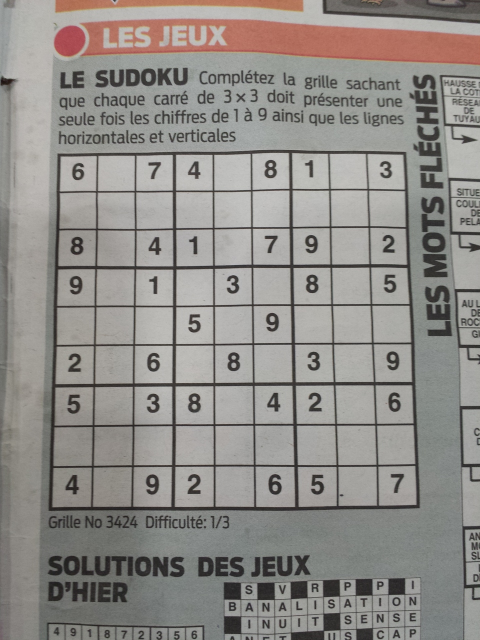
#> input picture sudoku/jpg/image1072.jpg, 960 x 1280 px, found by its file name (shown at 1/2 size)
$ jupyter execute --allow-errors image_processing.ipynb
#> lines starting #> are read from the running program, lines starting #| are printed output that depends on the picture; after the words box and inside, x2 and y2 are one past the last pixel; in counts of white or black regions, pixels touching at a corner belong together
[cell 1]
import cv2 as cv
from matplotlib.pyplot import imshow, show, figure
import numpy as np
import keras
import copy
from array_to_sudoku import *


# [7 lines left out: function cv2_imshow, not called in this run]

[cell 2]
def extract_corners(filename):
#> called with filename = 'sudoku\\jpg\\image1072.jpg'
    kernel = np.ones((3,3),np.uint8)
    #Read original image and grayscale
    img_original = cv.imread(filename)
#> img_original is the input picture: shape (1280, 960, 3); mean B, G, R 136.2, 140.3, 143.6
    img = cv.cvtColor(cv.imread(filename), cv.COLOR_BGR2GRAY)
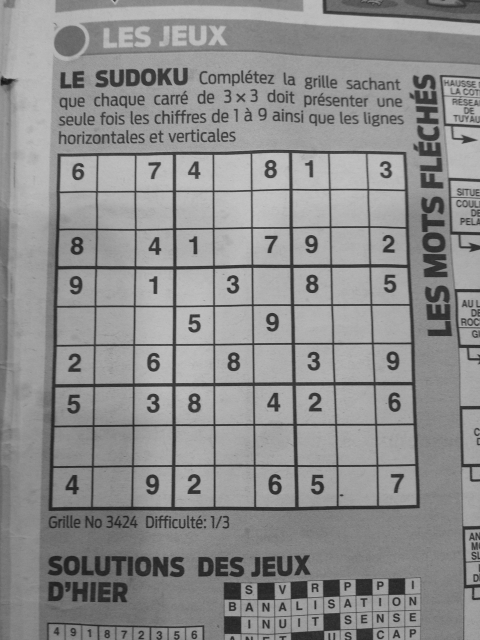
#> img: shape (1280, 960) (shown at 1/2 size); min 21, max 203, mean 140.8
    img_copy = img.copy()


    #Transform in black and white
    imgt = cv.adaptiveThreshold(img,255,cv.ADAPTIVE_THRESH_GAUSSIAN_C, cv.THRESH_BINARY_INV,57,3)
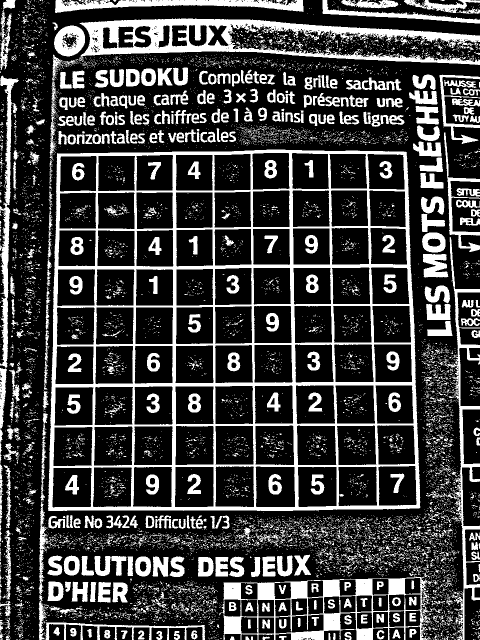
#> imgt: shape (1280, 960) (shown at 1/2 size); 25% white; 9354 white regions (8611 under 20 px)

    imgt_copy = imgt.copy()
    #Find external countour, create mask and draw external countour on mask
    contours, hierarchy = cv.findContours(image=imgt_copy, mode=cv.RETR_EXTERNAL, method=cv.CHAIN_APPROX_SIMPLE)
#> contours = 7321 contours, 6938 with area under 20; largest, box (x1, y1, x2, y2) and area: (96, 299, 841, 1022) 516561, (447, 1151, 863, 1280) 41285, (99, 37, 960, 321) 31744, (852, 474, 960, 1280) 6642, (110, 0, 607, 26) 6184
    mask = np.zeros_like(imgt)
    #cv2_imshow(imgt_copy)
    max_c = 0
    max_area = 0
    for contorno in contours:
        c_area = cv.contourArea(contorno)
        if c_area > max_area:
            max_area = c_area
            max_c = contorno
#> this loop made 7321 passes
#> (c_area, max_area) on passes 35, 50, 94, 105, 114, 124, 217, 1165: (43.5, 43.5), (53.5, 53.5), (98.5, 98.5), (111.5, 111.5), (135, 135), (148, 148), (1744.5, 1744.5), (41285, 41285)
#> c_area on passes 37, 38, 55: 33.5, 37, 29.5
#> after the loop, max_area = 516561; max_c = contour of 834 points, box (x1, y1, x2, y2) (96, 299, 841, 1022), area 516561
    cv.drawContours(image=mask, contours=[max_c], contourIdx=-1, color=(255), thickness=5, lineType=cv.LINE_4)
    #cv2_imshow(mask)
    corners = []
    for i in np.linspace(1, 0, 20): # Busca de melhor parâmetro
        #Find grid corners and draw on original image
        corners = cv.goodFeaturesToTrack(mask, 4, i, 50)
        if corners is None: continue
        for corner in corners:
            x,y = corner.ravel().astype(int)
        corners = sorted(corners.copy().astype(np.float32).reshape(corners.shape[0], corners.shape[2]), key=lambda x: x[0])
        if len(corners) == 4:
            break
    # Magical for-else loop, only enters else if finish loop without break
    else:
        raise Exception("Unable to find corners for supplied image! Are you sure it's a valid sudoku?")
    pts1 = []
    a,b,c,d = corners
    if a[1]>b[1]:
        pts1.append(list(a))
        pts1.append(list(b))
    else:
        pts1.append(list(b))
        pts1.append(list(a))
    if c[1]>d[1]:
        pts1.append(list(c))
        pts1.append(list(d))
    else:
        pts1.append(list(d))
        pts1.append(list(c))
    # Images for debugging
    # cv2_imshow(img_original)
    # cv2_imshow(imgt)
    print(corners)
    cv2_imshow(mask)
    # pts1 = Bot-Left; Top-Left; Bot-Right; Top-Right
    pts1 = np.array(pts1)
    return pts1

def produce_transform(filename: str, output_size: int):
    pts1 = extract_corners(filename)
    img_clean = cv.imread(filename)
    pts2 = np.float32([[0,output_size], [0,0], [output_size,output_size], [output_size,0]])
    # Draw circles on output, disabled for production, useful for debugging
    # for val in pts1:
    #     cv.circle(img_clean, [int(val[0]),int(val[1])], 1, (0,255,0), -1)
    M = cv.getPerspectiveTransform(pts1,pts2)
    dst = cv.warpPerspective(img_clean,M,(output_size,output_size))
    #cv2_imshow(dst)
    return dst.copy()

# [58 lines left out: functions unsharp_mask, adaptive_threshold_cleanup, remove_borders, show_all_cells, predict_all_cells, not called in this run]

def separate_cells(img):
    size = 28
    return result.reshape(result.shape[0]//size, size, -1, size).swapaxes(1,2).reshape(-1, size, size)/255.0

def analise_cell(cell):
    return int(cell[5:24, 5:24].sum() > 10)

def get_cell_array(img):
    t = separate_cells(result)
    return [analise_cell(i) for i in t]

# [5 lines left out: function digitize, not called in this run]

$ run again, with sudoku/jpg/image1005.jpg copied over sudoku/jpg/image1072.jpg
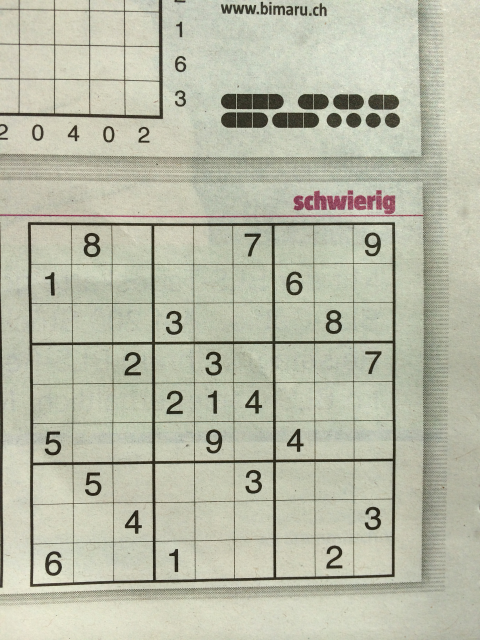
#> input picture sudoku/jpg/image1005.jpg, 960 x 1280 px, found by its file name (shown at 1/2 size)
#> in extract_corners, img_original is the input picture: shape (1280, 960, 3); mean B, G, R 167.4, 186.3, 184.5
#> in extract_corners, `imgt = cv.adaptiveThreshold(img,255,cv.ADAPTIVE_THRESH_GAUSSIAN_C, cv...`:
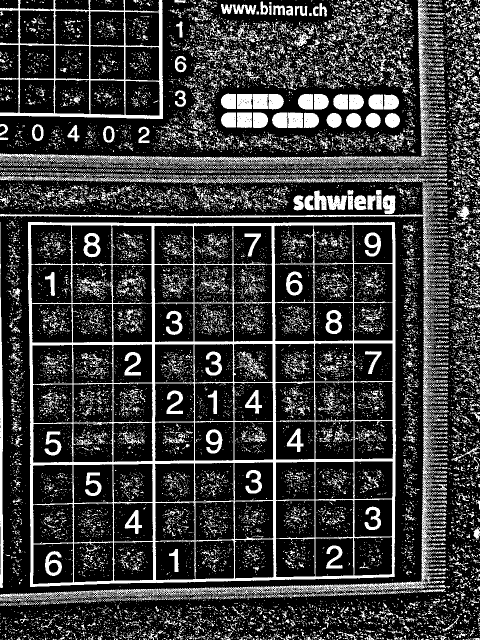
#> imgt: shape (1280, 960) (shown at 1/2 size); 22.7% white; 17756 white regions (16353 under 20 px)
#> contours = 9751 contours, 9229 with area under 20; largest, box (x1, y1, x2, y2) and area: (56, 444, 792, 1174) 523774, (0, 0, 326, 238) 62403, (0, 373, 901, 1204) 27190, (0, 307, 895, 339) 12168, (0, 345, 895, 373) 6674
#> the loop in extract_corners, `for contorno in contours:` made 9751 passes
#> (c_area, max_area) on passes 88, 210, 226, 261, 333, 1059, 1176, 1798: (26.5, 26.5), (51.5, 51.5), (52, 52), (54.5, 54.5), (61, 61), (64, 64), (95, 95), (221.5, 221.5)
#> after the loop in extract_corners, `for contorno in contours:`: max_area = 523773.5; max_c = contour of 462 points, box (x1, y1, x2, y2) (56, 444, 792, 1174), area 523774

$ run again, with sudoku/jpg/image1009.jpg copied over sudoku/jpg/image1072.jpg
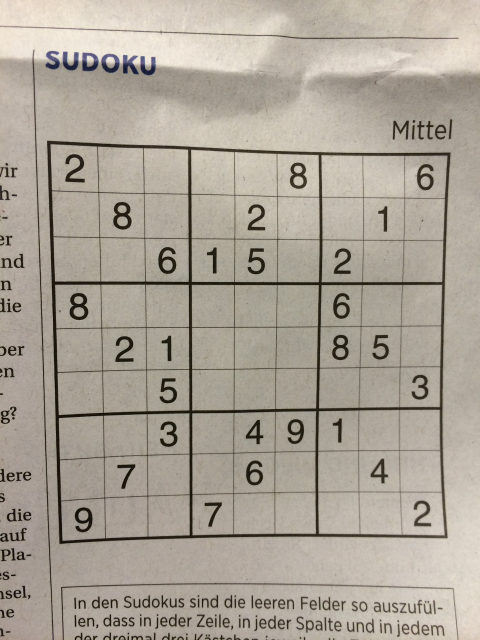
#> input picture sudoku/jpg/image1009.jpg, 960 x 1280 px, found by its file name (shown at 1/2 size)
#> in extract_corners, img_original is the input picture: shape (1280, 960, 3); mean B, G, R 151.4, 163.5, 171.3
#> in extract_corners, `imgt = cv.adaptiveThreshold(img,255,cv.ADAPTIVE_THRESH_GAUSSIAN_C, cv...`:
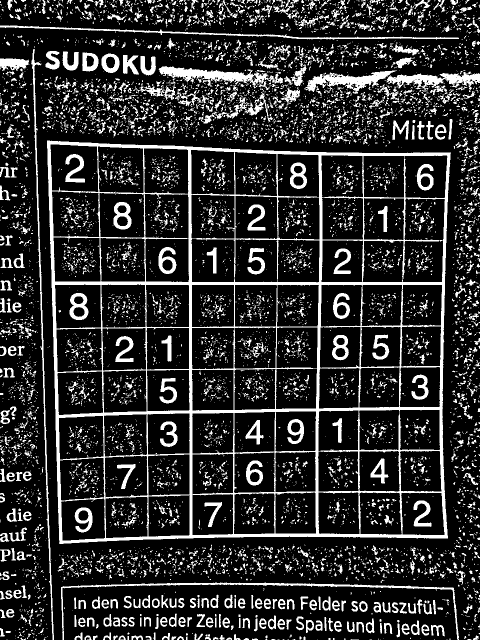
#> imgt: shape (1280, 960) (shown at 1/2 size); 18.2% white; 8467 white regions (7178 under 20 px)
#> contours = 4956 contours, 4379 with area under 20; largest, box (x1, y1, x2, y2) and area: (94, 281, 902, 1088) 609856, (317, 132, 566, 205) 4110, (608, 141, 794, 188) 3137, (773, 143, 960, 184) 3118, (122, 1164, 918, 1280) 2774
#> the loop in extract_corners, `for contorno in contours:` made 4956 passes
#> (c_area, max_area) on passes 24, 27, 30, 31, 36, 42, 48, 101: (20.5, 20.5), (27, 27), (28, 28), (34.5, 34.5), (35, 35), (42.5, 42.5), (91.5, 91.5), (211, 211)
#> after the loop in extract_corners, `for contorno in contours:`: max_area = 609856; max_c = contour of 481 points, box (x1, y1, x2, y2) (94, 281, 902, 1088), area 609856

$ run again, with sudoku/jpg/image1019.jpg copied over sudoku/jpg/image1072.jpg
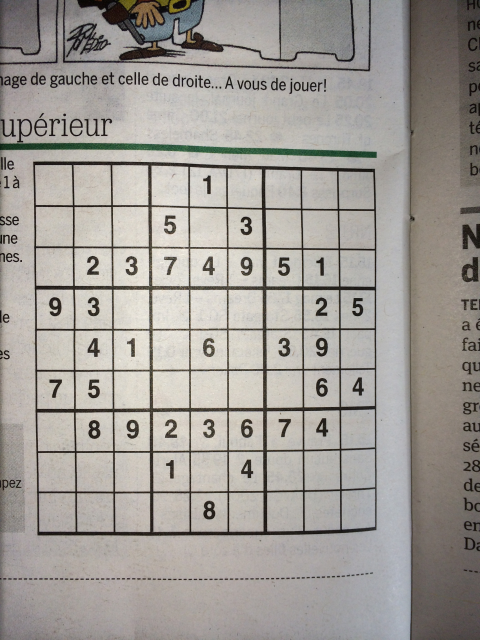
#> input picture sudoku/jpg/image1019.jpg, 960 x 1280 px, found by its file name (shown at 1/2 size)
#> in extract_corners, img_original is the input picture: shape (1280, 960, 3); mean B, G, R 151, 156.2, 160.6
#> in extract_corners, `imgt = cv.adaptiveThreshold(img,255,cv.ADAPTIVE_THRESH_GAUSSIAN_C, cv...`:
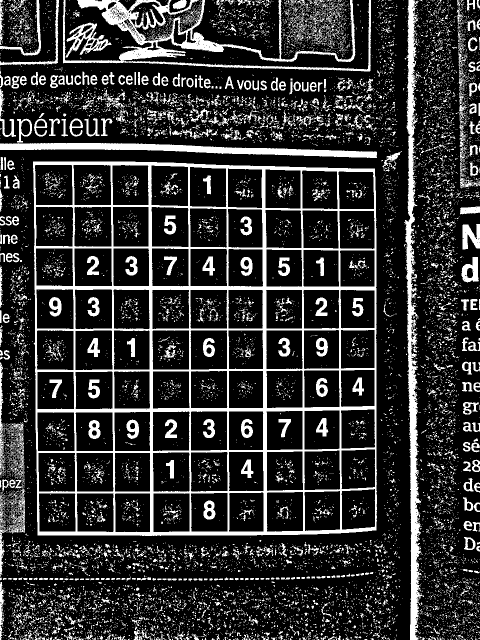
#> imgt: shape (1280, 960) (shown at 1/2 size); 19.4% white; 12960 white regions (11946 under 20 px)
#> contours = 10471 contours, 10066 with area under 20; largest, box (x1, y1, x2, y2) and area: (66, 323, 754, 1072) 504255, (125, 0, 742, 143) 17828, (808, 0, 848, 1280) 15510, (0, 286, 754, 316) 8846, (132, 45, 223, 115) 2487
#> the loop in extract_corners, `for contorno in contours:` made 10471 passes
#> (c_area, max_area) on passes 151, 169, 195, 267, 357, 457, 458, 2490: (22.5, 22.5), (23, 23), (43.5, 43.5), (53.5, 53.5), (54.5, 54.5), (67.5, 67.5), (138, 138), (409.5, 409.5)
#> after the loop in extract_corners, `for contorno in contours:`: max_area = 504255; max_c = contour of 288 points, box (x1, y1, x2, y2) (66, 323, 754, 1072), area 504255
